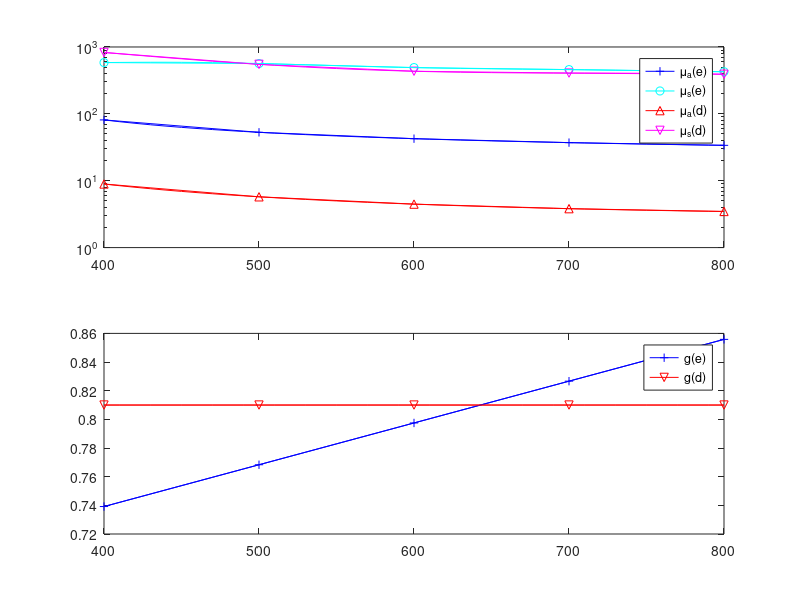

This figure's MATLAB source:
%
% skin_opt.m
%
% Skin Optical Properties; Unpublished (from memo 1504.)
%
%  Original fits by Jeremy Warner in 1994
%
%
%  Based on data from Anderson and Parish.
%
% Citations:
%
%Van Gemert, M.J.C., Jacques, Steven L., Sterenborg, H.J.C.M.,
%  Star, W.M., ``Skin Optics,'' {\sl IEEE Transactions on Biomedical
%  Engineering}, Dec 1989 v 36 n 12, page 1146.
%  
%  Wan, San, R. Rox Anderson, and John A. Parrish,
%  ``Analytical Modeling for the Optical Properties of the Skin with
%  {\sl In Vitro} and {\sl In Vivo} Applications ,''
%  {\sl Photochemistry and Photobiology 34},
%  Pp.~493--499.
%  
% Especially, see the following one.
%
%  Anderson, R. R., and
%  J. A. Parrish,
%  ``Optical Properties of Human Skin,''
%  in J. D. Regen, and J. A. Parrish, eds.,
%  {\sl The Science of Photomedicine},New York, Plenum, 1982.
%  Pp. 147--194.

%
% Chuck DiMarzio, Northeastern University, Aug 2008
%
%  See also skin_sj.m for a different result
%
lambda=400:10:800;
mua_epi=427.36./(1+0.059858*(lambda-300))+20;

X1 =33.1275 - 0.343538*lambda + 1.58018e-3*lambda.^2 -...
    3.78285e-6*lambda.^3 +  4.97727E-9*lambda.^4 -...
    3.42073e-12*lambda.^5 + 9.61503e-16*lambda.^6;

mus_epi=10.^X1;
g_epi = 2.9166e-4*lambda + 0.6225;

Z = 1e-9*(4.62141613 - 0.00034*lambda);

X2 =(142260.46875 - 1523.922119*lambda + 4.152612*lambda.^2)./...
    (1 + 514.571228*lambda - 5.243055*lambda.^2 + 0.013448*lambda.^3 ...
       + 0.000001*lambda.^4 - Z.*lambda.^5);

mua_der=10.^X2;

X3 = 1.95108 + .013219*lambda - 4.75777e-5 *lambda.^2 + ...
     6.280311e-8*lambda.^3 - 2.8417e-11*lambda.^4;

mus_der=10.^X3;

g_der=0.81*ones(size(lambda));

figure;
subplot(2,1,1);
semilogy(lambda(1:10:end),mua_epi(1:10:end),...
       'b-+',lambda(1:10:end),mus_epi(1:10:end),'c-o',...
       lambda(1:10:end),mua_der(1:10:end),'r-^',...
       lambda(1:10:end),mus_der(1:10:end),'m-v',...
       lambda,mua_epi,'b-',...
       lambda,mus_epi,'c-',...
       lambda,mua_der,'r-',...
       lambda,mus_der,'m-');
legend('\mu_a(e)','\mu_s(e)','\mu_a(d)','\mu_s(d)')
subplot(2,1,2);
plot(lambda(1:10:end),g_epi(1:10:end),'b-+',...
     lambda(1:10:end),g_der(1:10:end),'r-v',...
     lambda,g_epi,'b-',...
     lambda,g_der,'r-');
legend('g(e)','g(d)');


